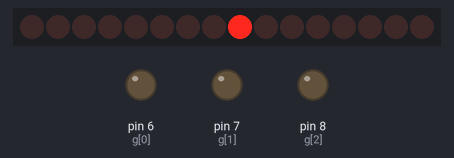
Simulated run of this sketch. Board: Arduino Uno, built with avr-gcc and run on an emulated ATmega328P. Shown: 16 shift-register outputs drawn as a row of LEDs (first output left, lit = HIGH), output pins drawn as LEDs (lit = HIGH). Wiring (inferred from the names in the program): 2 × shift register (74HC595): data pin 3; shift clock pin 2; latch pin 4; OE pin 5. Wiring (inferred from the signals the program sends): row of LEDs: on Q0, Q1, Q2, Q3, Q4, Q5, Q6, Q7, Q8, Q9, Q10, Q11, Q12, Q13, Q14, Q15. Pins used as bus, display or sensor lines are not drawn.

Above: at 1.5 s.
At 4.5 s:
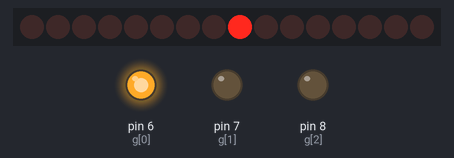
At 7.5 s:
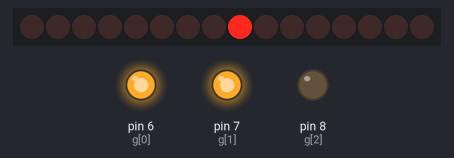
Timing chart, 0 to 11.7 s (numbered marks = the images above):
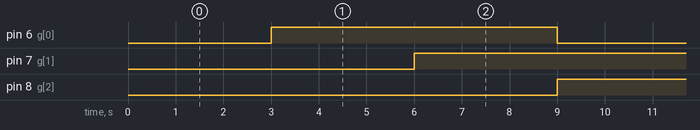

The sketch:

cubetest3.ino
```cpp
#define NCOLS 9
#define NLAYERS 3

#define CLK 2
#define DATA 3
#define LATCH 4
#define OE 5

// shift out two bytes
short l[] = {0x0001, 0x0002, 0x0004, 0x0008, 0x0010, 0x0020, 0x0040, 0x0080, 0x0100};
short g[] = {6, 7, 8};

void setup() {
  pinMode(CLK, OUTPUT);
  pinMode(DATA, OUTPUT);
  pinMode(LATCH, OUTPUT);
  pinMode(OE, OUTPUT);
  for (int i = 0; i < NLAYERS; i++) {
    pinMode(g[i], OUTPUT);
  }
  digitalWrite(OE, LOW);

  short val = l[8];
  shiftOut(DATA, CLK, MSBFIRST, val >> 8);
  shiftOut(DATA, CLK, MSBFIRST, val);
  digitalWrite(LATCH, HIGH);
  delayMicroseconds(50);
  digitalWrite(LATCH, LOW);
}

int plane = 0;

void loop() {
  digitalWrite(g[plane], LOW);
  delay(3000);
  digitalWrite(g[plane], HIGH);
  plane++;
  if (plane == NLAYERS) plane = 0;
}
```

Measured:
- by itself, pin 6 (g[0]), pin 7 (g[1]), pin 8 (g[2]): alternates HIGH for 6.0 s and LOW for 3.0 s
